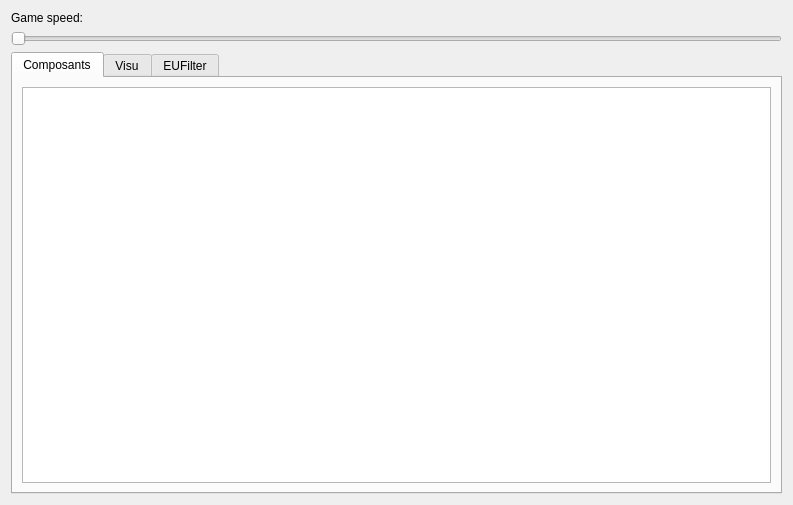
<?xml version="1.0" encoding="UTF-8"?>
<ui version="4.0">
 <class>MenuWidget</class>
 <widget class="QWidget" name="MenuWidget">
  <property name="geometry">
   <rect>
    <x>0</x>
    <y>0</y>
    <width>793</width>
    <height>505</height>
   </rect>
  </property>
  <property name="windowTitle">
   <string>Form</string>
  </property>
  <layout class="QVBoxLayout" name="verticalLayout_2">
   <item>
    <widget class="QLabel" name="label">
     <property name="text">
      <string>Game speed:</string>
     </property>
    </widget>
   </item>
   <item>
    <widget class="QSlider" name="hSlider_gameSpeed">
     <property name="orientation">
      <enum>Qt::Horizontal</enum>
     </property>
    </widget>
   </item>
   <item>
    <widget class="QTabWidget" name="tabWidget">
     <property name="currentIndex">
      <number>0</number>
     </property>
     <widget class="QWidget" name="tab_Goals">
      <attribute name="title">
       <string>Composants</string>
      </attribute>
      <layout class="QVBoxLayout" name="verticalLayout">
       <item>
        <widget class="QTreeView" name="componentTree"/>
       </item>
      </layout>
     </widget>
     <widget class="QWidget" name="tab_Strat">
      <attribute name="title">
       <string>Visu</string>
      </attribute>
      <layout class="QGridLayout" name="gridLayout">
       <item row="2" column="1">
        <widget class="QPushButton" name="pushButton_2">
         <property name="text">
          <string>PushButton</string>
         </property>
        </widget>
       </item>
       <item row="2" column="2">
        <widget class="QPushButton" name="pushButton_3">
         <property name="text">
          <string>PushButton</string>
         </property>
        </widget>
       </item>
       <item row="1" column="1">
        <widget class="QPushButton" name="pushButton">
         <property name="text">
          <string>PushButton</string>
         </property>
        </widget>
       </item>
       <item row="1" column="2">
        <widget class="QPushButton" name="pushButton_4">
         <property name="text">
          <string>PushButton</string>
         </property>
        </widget>
       </item>
       <item row="1" column="0">
        <widget class="QPushButton" name="pushButton_5">
         <property name="text">
          <string>PushButton</string>
         </property>
        </widget>
       </item>
       <item row="2" column="0">
        <widget class="QPushButton" name="pushButton_6">
         <property name="text">
          <string>PushButton</string>
         </property>
        </widget>
       </item>
       <item row="0" column="0">
        <widget class="QPushButton" name="pushButton_7">
         <property name="text">
          <string>PushButton</string>
         </property>
        </widget>
       </item>
       <item row="0" column="1">
        <widget class="QPushButton" name="pushButton_8">
         <property name="text">
          <string>PushButton</string>
         </property>
        </widget>
       </item>
       <item row="0" column="2">
        <widget class="QPushButton" name="pushButton_9">
         <property name="text">
          <string>PushButton</string>
         </property>
        </widget>
       </item>
      </layout>
     </widget>
     <widget class="QWidget" name="tab_EUFilter">
      <attribute name="title">
       <string>EUFilter</string>
      </attribute>
      <layout class="QHBoxLayout" name="horizontalLayout_2">
       <item>
        <widget class="QTableWidget" name="EVUnits">
         <property name="minimumSize">
          <size>
           <width>381</width>
           <height>0</height>
          </size>
         </property>
         <row>
          <property name="text">
           <string>0</string>
          </property>
         </row>
         <row>
          <property name="text">
           <string>1</string>
          </property>
         </row>
         <row>
          <property name="text">
           <string>2</string>
          </property>
         </row>
         <column>
          <property name="text">
           <string>pointer</string>
          </property>
         </column>
         <column>
          <property name="text">
           <string>unittype</string>
          </property>
         </column>
         <column>
          <property name="text">
           <string>last_pos</string>
          </property>
         </column>
         <column>
          <property name="text">
           <string>last_seen</string>
          </property>
         </column>
         <column>
          <property name="text">
           <string>HP</string>
          </property>
         </column>
         <item row="0" column="0">
          <property name="text">
           <string/>
          </property>
         </item>
         <item row="1" column="1">
          <property name="text">
           <string/>
          </property>
         </item>
        </widget>
       </item>
      </layout>
     </widget>
    </widget>
   </item>
  </layout>
 </widget>
 <resources/>
 <connections/>
</ui>
